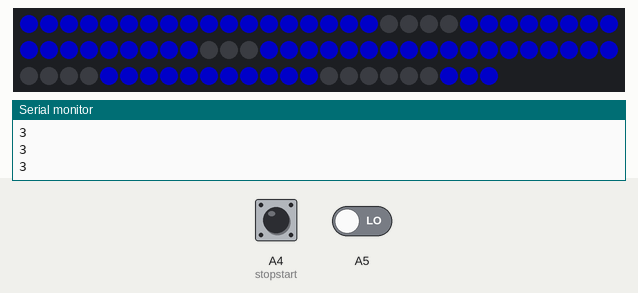
The sketch below on a simulated Arduino Uno, built with avr-gcc and run on an emulated ATmega328P. On the bench: 84 RGB LEDs in strip order, left to right, continuing on the next row, the last lines printed to the serial monitor. The test bench sets the inputs (shaded band); at power-on: A4 (stopstart) HIGH, A5 LOW. Dim RGB values are drawn brighter than linear.

Above: at 1.2 s.
1.3 s: A4 (stopstart) pulled LOW for 0.15 s
At 1.99 s:
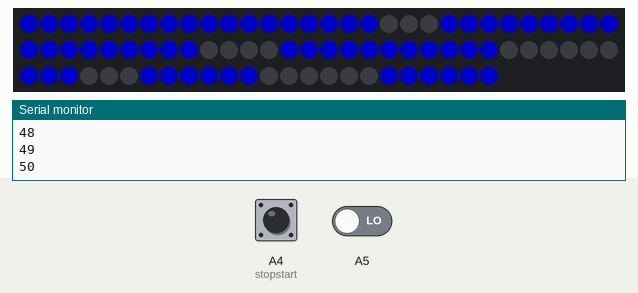
3.3 s: A5 driven HIGH
At 3.52 s:
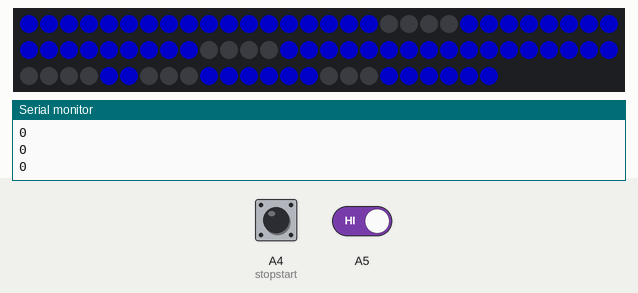
4.8 s: A5 driven LOW
At 5.64 s:
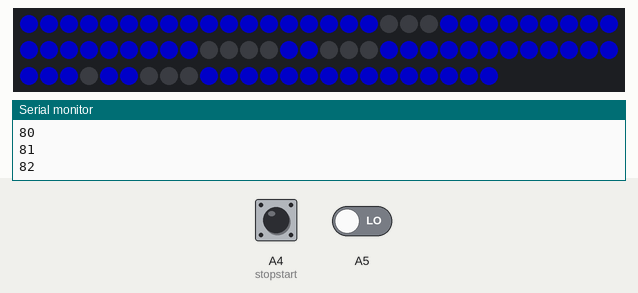
6.3 s: A4 (stopstart) pulled LOW for 1 s
At 7.78 s:
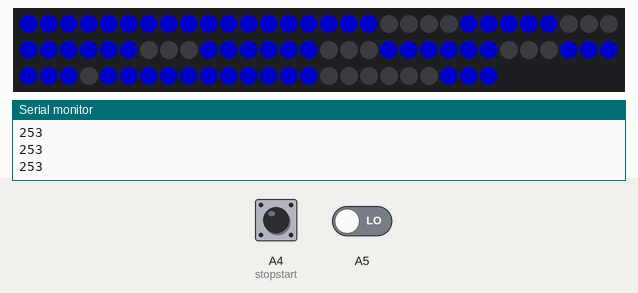
Timing chart, 0 to 9.3 s (numbered marks = the images above; inputs shaded):
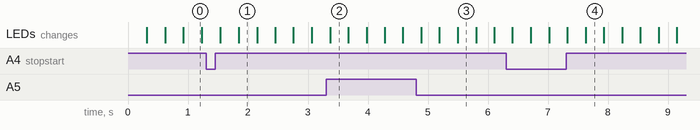

The sketch:

part2.ino
```cpp
#include <Adafruit_NeoPixel.h>
#define PIN 8
#include <TimerOne.h>
Adafruit_NeoPixel strip = Adafruit_NeoPixel(84, PIN, NEO_GRB + NEO_KHZ800);

int r =0;
int g = 0;
int b = 100;
int segment;

const int reset = 8;
const int stopstart = A4;

unsigned char ten;
unsigned char seconds;
unsigned char Lmiliseconds;
unsigned char mili;

long n = 0;// n represents the value displayed on the LED display. For example, when n=0, 0000 is displayed. The maximum value is 9999.
int x = 100;
int del = 5;//Set del as 5; the value is the degree of fine tuning for the clock
int time = 5;//Set count=0. Here count is a count value that increases by 1 every 0.1 second, which means 1 second is counted when the value is 10
int State;
int State2;
unsigned long time1 = 0;
unsigned long now = 0;
unsigned long then = 0;
int pushbutton = 0;
int pushbutton2 = 0;
bool paused;
bool lastState;
unsigned long count;
bool reseted;
int resets;

void setup() {
  // put your setup code here, to run once:
  Serial.begin(9600);
pinMode(reset, INPUT);
  pinMode(stopstart, INPUT);
  Timer1.initialize(10000);
  Timer1.attachInterrupt(startcount);
  strip.begin();

}
/*
void screen(int number)
{
   unsigned char thousands = int (number/1000);
  unsigned char hundreds = int((number/100)%10);
  unsigned char tens = int ((number/10)%10);
  unsigned char ones = int(number %10);
//1234
  //ones
  segmentPicker(4);
  numbers(ones);
  strip.show();


//tens
segmentPicker(3);
  numbers(tens);
  strip.show();


//hundreds
   segmentPicker(2);
 numbers(hundreds);
 strip.show();

//thousands
   segmentPicker(1);
  numbers(thousands);
strip.show();

}
*/
void screen(){
segmentPicker(4);
  numbers(Lmiliseconds);

 delay (time);
    segmentPicker(3);
 numbers(mili);

delay (time);
  segmentPicker(2);
  numbers(seconds);

delay (time);
 segmentPicker(1);
  numbers(ten);

 delay (time);
}

void loop() {
  // put your main code here, to run repeatedly:
  screen();
  State = digitalRead(A4);// Reads inputy of start stop button

  if (State != lastState) // if button is pressed and has a value >0
  {
    if (State == HIGH) // if state is high
    {
      pushbutton++; // Increase the amount of times pushed
    }
  }
  lastState = State; // reset the amount of times pushed

  if (pushbutton %2 != 1) // fiqures out what state the button is in
  {
      paused = false;
  }
  else  {paused = true;}

  resets = digitalRead(A5);

if(resets==HIGH)
{count=0;}

screen();

}


void startcount()
{
  ten = (count/1000);
  seconds = ((count%1000)/100);
  mili =  ((count%100)/10);
  Lmiliseconds = (count%10);
  Serial.println(count);

  if(paused == false)
  {
  count++;
 if(resets==HIGH)
{count=0;}
  }
  if(count>1000000)
   {
    //Timer1.detachInterrupt();
    count=100000;
   }
}
void numbers(int numberToDisplay)
{
  switch (numberToDisplay)
  {
    case 0:
strip.setPixelColor(0+segment,r,g,b); //Segment A
strip.setPixelColor(1+segment,r,g,b); //Segment A
strip.setPixelColor(2+segment,r,g,b); //Segment A
strip.setPixelColor(3+segment,r,g,b); //Segment B
strip.setPixelColor(4+segment,r,g,b); //Segment B
strip.setPixelColor(5+segment,r,g,b); //Segment Bm
strip.setPixelColor(6+segment,r,g,b); //Segment C
strip.setPixelColor(7+segment,r,g,b); //Segment C
strip.setPixelColor(8+segment,r,g,b); //Segment C
strip.setPixelColor(9+segment,r,g,b); //Segment D
strip.setPixelColor(10+segment,r,g,b); //Segment D
strip.setPixelColor(11+segment,r,g,b); //Segment D
strip.setPixelColor(12+segment,r,g,b); //Segment E
strip.setPixelColor(13+segment,r,g,b); //Segment E
strip.setPixelColor(14+segment,r,g,b); //Segment E
strip.setPixelColor(15+segment,r,g,b); //Segment F
strip.setPixelColor(16+segment,r,g,b); //Segment F
strip.setPixelColor(17+segment,r,g,b); //Segment F
strip.setPixelColor(18+segment, 0, 0, 0);
strip.setPixelColor(19+segment, 0, 0, 0);
strip.setPixelColor(20+segment, 0, 0, 0);
strip.setPixelColor(21+segment, 0, 0, 0);
strip.show();
break;

case 1:
strip.setPixelColor(0+segment,0,0,0); //Segment A
strip.setPixelColor(1+segment,0,0,0); //Segment A
strip.setPixelColor(2+segment,0,0,0); //Segment A
strip.setPixelColor(3+segment,r,g,b); //Segment B
strip.setPixelColor(4+segment,r,g,b); //Segment B
strip.setPixelColor(5+segment,r,g,b); //Segment B
strip.setPixelColor(6+segment,r,g,b); //Segment C
strip.setPixelColor(7+segment,r,g,b); //Segment C
strip.setPixelColor(8+segment,r,g,b); //Segment C
strip.setPixelColor(9+segment,0,0,0); //Segment D
strip.setPixelColor(10+segment,0,0,0); //Segment D
strip.setPixelColor(11+segment,0,0,0); //Segment D
strip.setPixelColor(12+segment,0,0,0); //Segment E
strip.setPixelColor(13+segment,0,0,0); //Segment E
strip.setPixelColor(14+segment,0,0,0); //Segment E
strip.setPixelColor(15+segment,0,0,0); //Segment F
strip.setPixelColor(16+segment,0,0,0); //Segment F
strip.setPixelColor(17+segment,0,0,0); //Segment F
strip.setPixelColor(18+segment, 0, 0, 0);
strip.setPixelColor(19+segment, 0, 0, 0);
strip.setPixelColor(20+segment, 0, 0, 0);
strip.setPixelColor(21+segment, 0, 0, 0);
strip.show();
break;

case 2:

strip.setPixelColor(0+segment,r,g,b); //Segment A
strip.setPixelColor(1+segment,r,g,b); //Segment A
strip.setPixelColor(2+segment,r,g,b); //Segment A
strip.setPixelColor(3+segment,r,g,b); //Segment B
strip.setPixelColor(4+segment,r,g,b); //Segment B
strip.setPixelColor(5+segment,r,g,b); //Segment B
strip.setPixelColor(6+segment, 0, 0, 0);
strip.setPixelColor(7+segment, 0, 0, 0);
strip.setPixelColor(8+segment, 0, 0, 0);
strip.setPixelColor(9+segment,r,g,b); //Segment D
strip.setPixelColor(10+segment,r,g,b); //Segment D
strip.setPixelColor(11+segment,r,g,b); //Segment D
strip.setPixelColor(12+segment,r,g,b); //Segment E
strip.setPixelColor(13+segment,r,g,b); //Segment E
strip.setPixelColor(14+segment,r,g,b); //Segment E
strip.setPixelColor(15+segment, 0, 0, 0);
strip.setPixelColor(16+segment, 0, 0, 0);
strip.setPixelColor(17+segment, 0, 0, 0);
strip.setPixelColor(18+segment,r,g,b); //Segment G
strip.setPixelColor(19+segment,r,g,b); //Segment G
strip.setPixelColor(20+segment,r,g,b); //Segment G
strip.setPixelColor(21+segment, 0, 0, 0);
strip.show();
break;

case 3:

strip.setPixelColor(0+segment,r,g,b); //Segment A
strip.setPixelColor(1+segment,r,g,b); //Segment A
strip.setPixelColor(2+segment,r,g,b); //Segment A
strip.setPixelColor(3+segment,r,g,b); //Segment B
strip.setPixelColor(4+segment,r,g,b); //Segment B
strip.setPixelColor(5+segment,r,g,b); //Segment B
strip.setPixelColor(6+segment,r,g,b); //Segment C
strip.setPixelColor(7+segment,r,g,b); //Segment C
strip.setPixelColor(8+segment,r,g,b); //Segment C
strip.setPixelColor(9+segment,r,g,b); //Segment D
strip.setPixelColor(10+segment,r,g,b); //Segment D
strip.setPixelColor(11+segment,r,g,b); //Segment D
strip.setPixelColor(12+segment, 0, 0, 0);
strip.setPixelColor(12+segment, 0, 0, 0);
strip.setPixelColor(13+segment, 0, 0, 0);
strip.setPixelColor(14+segment, 0, 0, 0);
strip.setPixelColor(15+segment, 0, 0, 0);
strip.setPixelColor(16+segment, 0, 0, 0);
strip.setPixelColor(17+segment, 0, 0, 0);
strip.setPixelColor(18+segment,r,g,b); //Segment G
strip.setPixelColor(19+segment,r,g,b); //Segment G
strip.setPixelColor(20+segment,r,g,b); //Segment G
strip.setPixelColor(21+segment, 0, 0, 0);
strip.show();
break;

case 4:
strip.setPixelColor(0+segment, 0, 0, 0);
strip.setPixelColor(1+segment, 0, 0, 0);
strip.setPixelColor(2+segment, 0, 0, 0);
strip.setPixelColor(3+segment,r,g,b); //Segment B
strip.setPixelColor(4+segment,r,g,b); //Segment B
strip.setPixelColor(5+segment,r,g,b); //Segment B
strip.setPixelColor(6+segment,r,g,b); //Segment C
strip.setPixelColor(7+segment,r,g,b); //Segment C
strip.setPixelColor(8+segment,r,g,b); //Segment C
strip.setPixelColor(9+segment, 0, 0, 0);
strip.setPixelColor(10+segment, 0, 0, 0);
strip.setPixelColor(11+segment, 0, 0, 0);
strip.setPixelColor(12+segment, 0, 0, 0);
strip.setPixelColor(13+segment, 0, 0, 0);
strip.setPixelColor(14+segment, 0, 0, 0);
strip.setPixelColor(15+segment,r,g,b); //Segment F
strip.setPixelColor(16+segment,r,g,b); //Segment F
strip.setPixelColor(17+segment,r,g,b); //Segment F
strip.setPixelColor(18+segment,r,g,b); //Segment G
strip.setPixelColor(19+segment,r,g,b); //Segment G
strip.setPixelColor(20+segment,r,g,b); //Segment G
strip.setPixelColor(21+segment, 0, 0, 0);
strip.show();
break;

case 5:
strip.setPixelColor(0+segment,r,g,b); //Segment A
strip.setPixelColor(1+segment,r,g,b); //Segment A
strip.setPixelColor(2+segment,r,g,b); //Segment A
strip.setPixelColor(3+segment, 0, 0, 0);
strip.setPixelColor(4+segment, 0, 0, 0);
strip.setPixelColor(5+segment, 0, 0, 0);
strip.setPixelColor(6+segment,r,g,b); //Segment C
strip.setPixelColor(7+segment,r,g,b); //Segment C
strip.setPixelColor(8+segment,r,g,b); //Segment C
strip.setPixelColor(9+segment,r,g,b); //Segment D
strip.setPixelColor(10+segment,r,g,b); //Segment D
strip.setPixelColor(11+segment,r,g,b); //Segment D
strip.setPixelColor(12+segment, 0, 0, 0);
strip.setPixelColor(13+segment, 0, 0, 0);
strip.setPixelColor(14+segment, 0, 0, 0);
strip.setPixelColor(15+segment,r,g,b); //Segment F
strip.setPixelColor(16+segment,r,g,b); //Segment F
strip.setPixelColor(17+segment,r,g,b); //Segment F
strip.setPixelColor(18+segment,r,g,b); //Segment G
strip.setPixelColor(19+segment,r,g,b); //Segment G
strip.setPixelColor(20+segment,r,g,b); //Segment G
strip.setPixelColor(21+segment, 0, 0, 0);
strip.show();
break;

case 6:

strip.setPixelColor(0+segment,r,g,b); //Segment A
strip.setPixelColor(1+segment,r,g,b); //Segment A
strip.setPixelColor(2+segment,r,g,b); //Segment A
strip.setPixelColor(3+segment, 0, 0, 0);
strip.setPixelColor(4+segment, 0, 0, 0);
strip.setPixelColor(5+segment, 0, 0, 0);
strip.setPixelColor(6+segment,r,g,b); //Segment C
strip.setPixelColor(7+segment,r,g,b); //Segment C
strip.setPixelColor(8+segment,r,g,b); //Segment C
strip.setPixelColor(9+segment,r,g,b); //Segment D
strip.setPixelColor(10+segment,r,g,b); //Segment D
strip.setPixelColor(11+segment,r,g,b); //Segment D
strip.setPixelColor(12+segment,r,g,b); //Segment E
strip.setPixelColor(13+segment,r,g,b); //Segment E
strip.setPixelColor(14+segment,r,g,b); //Segment E
strip.setPixelColor(15+segment,r,g,b); //Segment F
strip.setPixelColor(16+segment,r,g,b); //Segment F
strip.setPixelColor(17+segment,r,g,b); //Segment F
strip.setPixelColor(18+segment,r,g,b); //Segment G
strip.setPixelColor(19+segment,r,g,b); //Segment G
strip.setPixelColor(20+segment,r,g,b); //Segment G
strip.setPixelColor(21+segment, 0, 0, 0);
strip.show();
break;

case 7:

strip.setPixelColor(0+segment,r,g,b); //Segment A
strip.setPixelColor(1+segment,r,g,b); //Segment A
strip.setPixelColor(2+segment,r,g,b); //Segment A
strip.setPixelColor(3+segment,r,g,b); //Segment B
strip.setPixelColor(4+segment,r,g,b); //Segment B
strip.setPixelColor(5+segment,r,g,b); //Segment B
strip.setPixelColor(6+segment,r,g,b); //Segment C
strip.setPixelColor(7+segment,r,g,b); //Segment C
strip.setPixelColor(8+segment,r,g,b); //Segment C
strip.setPixelColor(9+segment, 0, 0, 0);
strip.setPixelColor(10+segment, 0, 0, 0);
strip.setPixelColor(11+segment, 0, 0, 0);
strip.setPixelColor(12+segment, 0, 0, 0);
strip.setPixelColor(13+segment, 0, 0, 0);
strip.setPixelColor(14+segment, 0, 0, 0);
strip.setPixelColor(15+segment, 0, 0, 0);
strip.setPixelColor(16+segment, 0, 0, 0);
strip.setPixelColor(17+segment, 0, 0, 0);
strip.setPixelColor(18+segment, 0, 0, 0);
strip.setPixelColor(19+segment, 0, 0, 0);
strip.setPixelColor(20+segment, 0, 0, 0);
strip.setPixelColor(21+segment, 0, 0, 0);
strip.show();
break;

case 8:

strip.setPixelColor(0+segment,r,g,b); //Segment A
strip.setPixelColor(1+segment,r,g,b); //Segment A
strip.setPixelColor(2+segment,r,g,b); //Segment A
strip.setPixelColor(3+segment,r,g,b); //Segment B
strip.setPixelColor(4+segment,r,g,b); //Segment B
strip.setPixelColor(5+segment,r,g,b); //Segment B
strip.setPixelColor(6+segment,r,g,b); //Segment C
strip.setPixelColor(7+segment,r,g,b); //Segment C
strip.setPixelColor(8+segment,r,g,b); //Segment C
strip.setPixelColor(9+segment,r,g,b); //Segment D
strip.setPixelColor(10+segment,r,g,b); //Segment D
strip.setPixelColor(11+segment,r,g,b); //Segment D
strip.setPixelColor(12+segment,r,g,b); //Segment E
strip.setPixelColor(13+segment,r,g,b); //Segment E
strip.setPixelColor(14+segment,r,g,b); //Segment E
strip.setPixelColor(15+segment,r,g,b); //Segment F
strip.setPixelColor(16+segment,r,g,b); //Segment F
strip.setPixelColor(17+segment,r,g,b); //Segment F
strip.setPixelColor(18+segment,r,g,b); //Segment G
strip.setPixelColor(19+segment,r,g,b); //Segment G
strip.setPixelColor(20+segment,r,g,b); //Segment G
strip.setPixelColor(21+segment, 0, 0, 0);
strip.show();
break;

case 9:

strip.setPixelColor(0+segment,r,g,b); //Segment A
strip.setPixelColor(1+segment,r,g,b); //Segment A
strip.setPixelColor(2+segment,r,g,b); //Segment A
strip.setPixelColor(3+segment,r,g,b); //Segment B
strip.setPixelColor(4+segment,r,g,b); //Segment B
strip.setPixelColor(5+segment,r,g,b); //Segment B
strip.setPixelColor(6+segment,r,g,b); //Segment C
strip.setPixelColor(7+segment,r,g,b); //Segment C
strip.setPixelColor(8+segment,r,g,b); //Segment C
strip.setPixelColor(9+segment, 0, 0, 0);
strip.setPixelColor(10+segment, 0, 0, 0);
strip.setPixelColor(11+segment, 0, 0, 0);
strip.setPixelColor(12+segment, 0, 0, 0);
strip.setPixelColor(13+segment, 0, 0, 0);
strip.setPixelColor(14+segment, 0, 0, 0);
strip.setPixelColor(15+segment,r,g,b); //Segment F
strip.setPixelColor(16+segment,r,g,b); //Segment F
strip.setPixelColor(17+segment,r,g,b); //Segment F
strip.setPixelColor(18+segment,r,g,b); //Segment G
strip.setPixelColor(19+segment,r,g,b); //Segment G
strip.setPixelColor(20+segment,r,g,b); //Segment G
strip.setPixelColor(21+segment, 0, 0, 0);
strip.show();
break;
  }
}

void segmentPicker(int segmentToDisplay)
{
  switch (segmentToDisplay)
  {
    case 1:

    segment =(0);
    break;

    case 2:

    segment =(21);
    break;

    case 3:

    segment =(42);
    break;

    case 4:
    segment =(63);
    break;
  }
}
```
